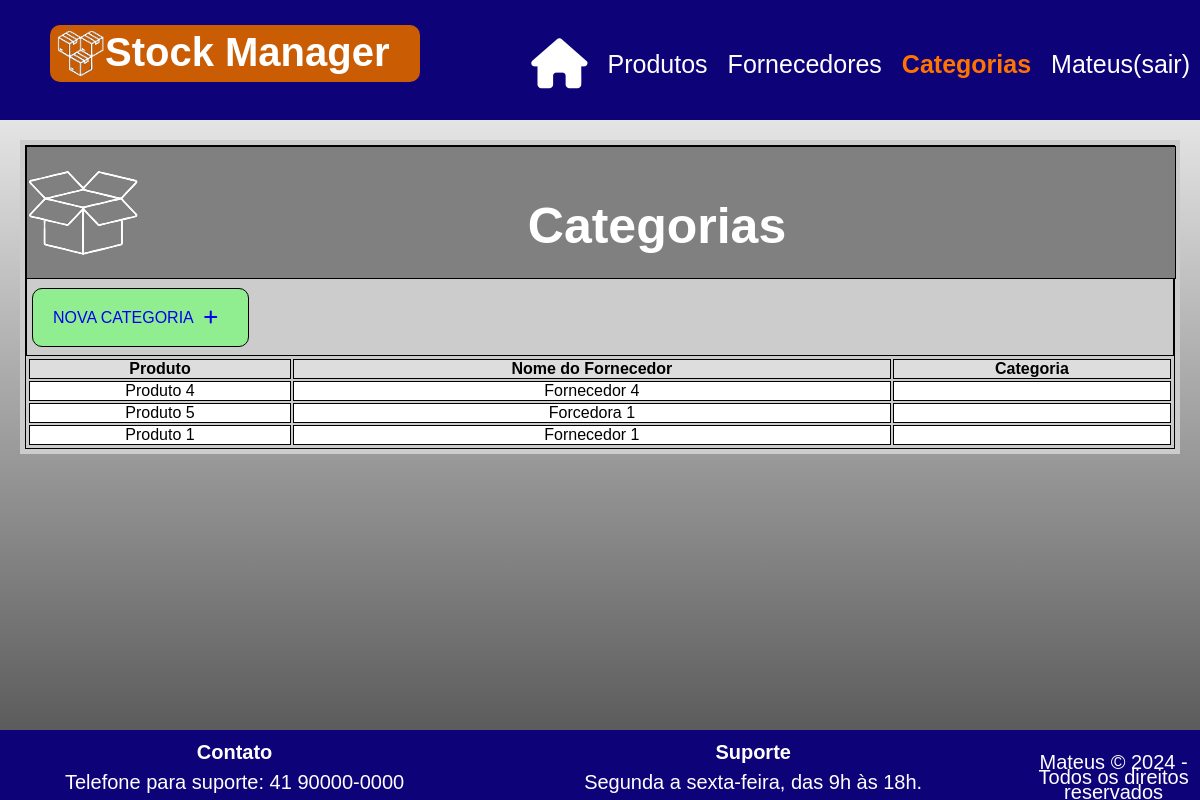
Screenshot of /index.php?pagina=categorias (signed in) with the database file from the repository.
### tables this page shows
CREATE TABLE `categorias` (
  `id_fornecedor_produto` int(11) NOT NULL,
  `id_produto` int(11) NOT NULL,
  `id_fornecedor` int(11) NOT NULL,
  `data_registro` datetime NOT NULL DEFAULT current_timestamp() ON UPDATE current_timestamp()
);

CREATE TABLE `produtos` (
  `id_produto` int(11) NOT NULL,
  `data` date NOT NULL,
  `codigo` int(11) NOT NULL,
  `nome_produto` varchar(50) NOT NULL,
  `entradas` float NOT NULL,
  `saidas` float NOT NULL,
  `data_registro` datetime NOT NULL DEFAULT current_timestamp()
);

CREATE TABLE `fornecedores` (
  `id_fornecedor` int(11) NOT NULL,
  `id_produto` varchar(50) NOT NULL,
  `nome_fornecedor` varchar(30) NOT NULL,
  `contato` varchar(20) NOT NULL,
  `data_registro` datetime NOT NULL DEFAULT current_timestamp()
);

### categorias.php (the view, shortened to what this page needs)
<?php
try {
    require 'conexao.php';
    $permitir_inserir = true;
    $sql_categorias = $pdo->query("
        SELECT categorias.*, produtos.nome_produto, fornecedores.nome_fornecedor
        FROM categorias
        JOIN produtos ON categorias.id_produto = produtos.id_produto
        JOIN fornecedores ON categorias.id_fornecedor = fornecedores.id_fornecedor
    ");
    $resultados = $sql_categorias->fetchAll();
} catch (PDOException $e) {
    echo "Erro: " . $e->getMessage();
}
?>
<!DOCTYPE html>
<html lang="pt-br">
<head>
</head>
<body>
    <main>
        <div class="main">
            <div id="logoc">
                <img src="img/logoc.png" alt="Logo">
                <h1>Categorias</h1>
            </div>
            <?php if ($permitir_inserir) { ?>
                <div id="inserir">
                    <a href="?pagina=inserir_categoria">NOVA CATEGORIA<i class="fa-solid fa-plus"></i></a>
                </div>
            <?php } ?>
            <table style="border:1px solid #ccc; width:100%; text-align: center;" id="categorias" style="width:100%;">
                <thead>
                    <tr style="background-color: #ddd;">
                        <th style="text-align:center;">Produto</th>
                        <th style="text-align:center;">Nome do Fornecedor</th>
                        <th style="text-align:center;">Categoria</th>
                    </tr>
                </thead>
                <tbody>
                    <?php foreach ($resultados as $linha) { ?>
                        <tr style="background-color: white;">
                            <td style="text-align: center;border: 1px solid #000000;"><?php echo isset($linha['nome_produto']) ? $linha['nome_produto'] : 'Produto não encontrado'; ?></td>
                            <td style="text-align: center;border: 1px solid #000000;"><?php echo isset($linha['nome_fornecedor']) ? $linha['nome_fornecedor'] : 'Fornecedor não encontrado'; ?></td>
                            <td style="text-align: center;border: 1px solid #000000;"><?php echo $linha['categoria']; ?></td>
                        </tr>
                    <?php } ?>
                </tbody>
            </table>
        </div>
    </main>
</body>
</html>

### css/style.css (style rules this page uses)
* { margin: 0; padding: 0; }
:root { --azul: rgb(14, 2, 121); --laranja: rgb(202, 93, 3); --cinza: #d9d9d9; }
body { font-family: 'Gill Sans', 'Gill Sans MT', Calibri, 'Trebuchet MS', sans-serif; background: linear-gradient(to bottom, rgba(0, 0, 0, 0), rgba(0, 0, 0, 0.7)), url(../img/fundo.jpg); background-repeat: no-repeat; background-size: cover; background-attachment: fixed; }
a { transition: all .3s ease; -webkit-transition: all .3s ease; -moz-transition: all .3s ease; -o-transition: all .3s ease; }
.main { border: 1px solid #000000; }
main { background-color: #ccc; }
#logoc h1 { color: white; text-align: center; }
#logoc { border: 1px solid #000000; background-color: gray; text-align: center; }
#inserir { background-color: #ccc; border: 1px solid #000000; }
#inserir a { background-color: lightgreen; text-decoration: none; border-radius: 10px; border: 1px solid #000000; }
#logoc img, #logoc { float: left }
@media (min-width: 480px) { main { margin: 20px 20px 100px 20px; padding: 5px; } }
@media (min-width: 480px) { #logoc h1 { margin: 30px 0px 0px 0px; font-size: 30px; } }
@media (min-width: 480px) { #logoc { padding: 20px 0px 20px 0px; margin: 0px 0px 20px 0px; width: 100%; } }
@media (min-width: 480px) { #inserir { padding: 20px 0px 20px 5px; } }
@media (min-width: 480px) { #inserir a { padding: 20px; } }
@media (min-width: 480px) { #inserir i { padding: 10px; } }
@media (min-width: 768px) { main { margin: 20px 20px 100px 20px; padding: 5px; } }
@media (min-width: 768px) { #logoc h1 { font-size: 50px; } }
@media (min-width: 768px) { #logoc { padding: 20px 0px 20px 0px; margin: 0px 0px 20px 0px; width: 100%; } }
@media (min-width: 768px) { #inserir { padding: 20px 0px 20px 5px; } }
@media (min-width: 768px) { #inserir a { padding: 20px; } }
@media (min-width: 768px) { #inserir i { padding: 10px; } }
@media (min-width: 1024px) { main { margin: 20px 20px 100px 20px; padding: 5px; } }
@media (min-width: 1024px) { #logoc h1 { font-size: 50px; } }
@media (min-width: 1024px) { #logoc { padding: 20px 0px 20px 0px; margin: 0px 0px 20px 0px; width: 100%; } }
@media (min-width: 1024px) { #inserir { padding: 20px 0px 20px 5px; } }
@media (min-width: 1024px) { #inserir a { padding: 20px; } }
@media (min-width: 1024px) { #inserir i { padding: 10px; } }
@media (min-width: 1200px) { main { margin: 20px 20px 100px 20px; padding: 5px; } }
@media (min-width: 1200px) { #logoc h1 { font-size: 50px; } }
@media (min-width: 1200px) { #logoc { padding: 20px 0px 20px 0px; margin: 0px 0px 20px 0px; width: 100%; } }
@media (min-width: 1200px) { #inserir { padding: 20px 0px 20px 5px; } }
@media (min-width: 1200px) { #inserir a { padding: 20px; } }
@media (min-width: 1200px) { #inserir i { padding: 10px; } }

### header.php (style rules this page uses)
img { float: left; }

### categorias.php (style rules this page uses)
th, td { border: 1px solid #000; text-align: center; }
th { border: 1px solid #000000; background-color: #ddd; }
td { background-color: white; }

### rows the page displays
categorias: id_produto.nome_produto "Produto 4", id_fornecedor.nome_fornecedor "Fornecedor 4"
categorias: id_produto.nome_produto "Produto 5", id_fornecedor.nome_fornecedor "Forcedora 1"
categorias: id_produto.nome_produto "Produto 1", id_fornecedor.nome_fornecedor "Fornecedor 1"

### other values shown
$_SESSION['usuario'] "Mateus"
